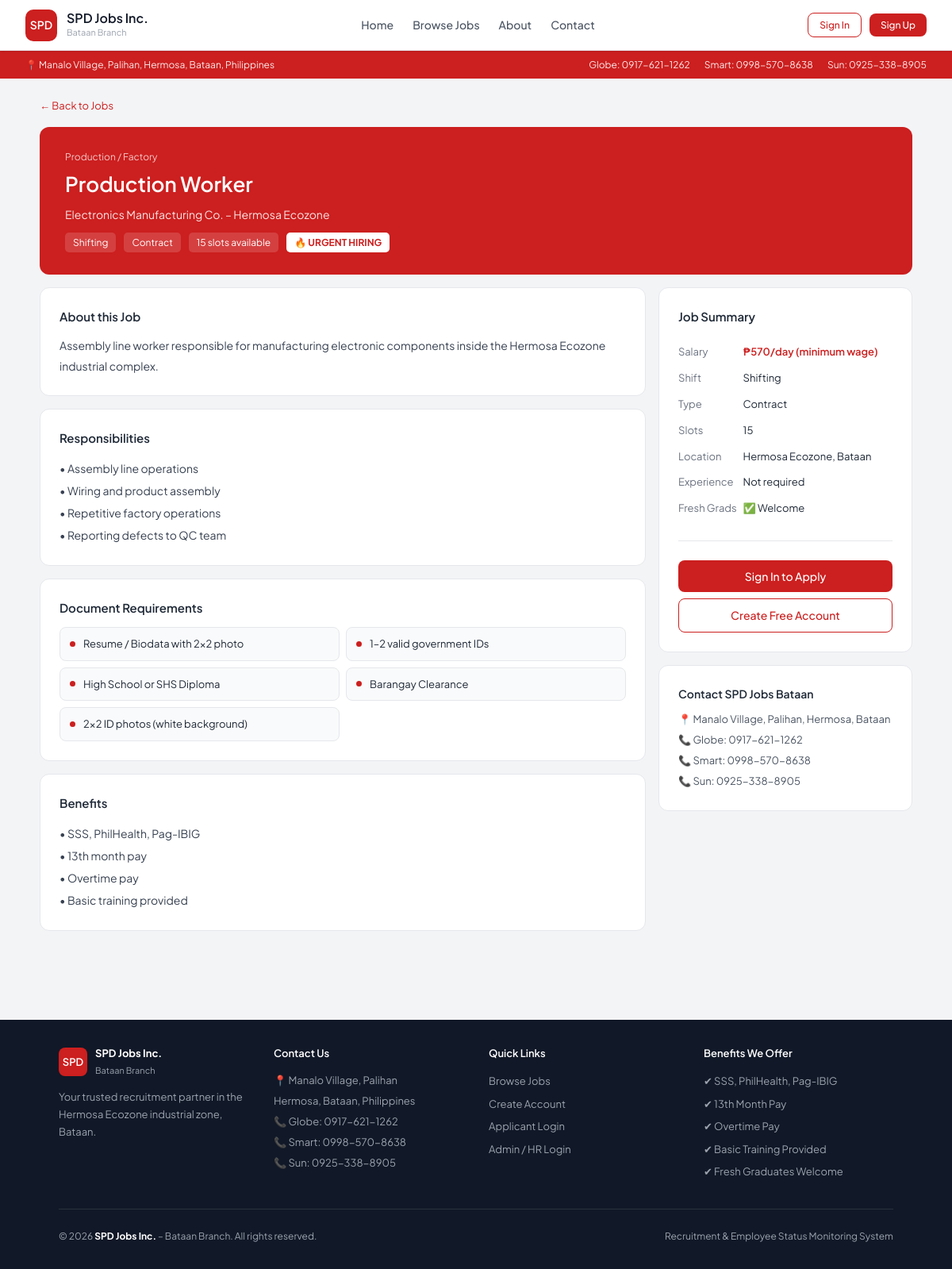
Page /job-detail.php?id=1 on the committed database.
### tables this page shows
CREATE TABLE jobs (
    id INT AUTO_INCREMENT PRIMARY KEY,
    category_id INT,
    title VARCHAR(150) NOT NULL,
    company VARCHAR(150),
    location VARCHAR(200) DEFAULT 'Hermosa Ecozone, Bataan',
    shift ENUM('Day Shift','Night Shift','Shifting','Any') DEFAULT 'Shifting',
    employment_type ENUM('Contract','Project-based','Regular') DEFAULT 'Contract',
    salary_min DECIMAL(10,2),
    salary_max DECIMAL(10,2),
    salary_display VARCHAR(100),
    slots INT DEFAULT 1,
    description TEXT,
    responsibilities TEXT,
    requirements TEXT,
    benefits TEXT,
    experience_required TINYINT(1) DEFAULT 0,
    accepts_fresh_grad TINYINT(1) DEFAULT 1,
    is_urgent TINYINT(1) DEFAULT 0,
    is_featured TINYINT(1) DEFAULT 0,
    status ENUM('open','closed','paused') DEFAULT 'open',
    deadline DATE,
    created_by INT,
    created_at TIMESTAMP DEFAULT CURRENT_TIMESTAMP,
    updated_at TIMESTAMP DEFAULT CURRENT_TIMESTAMP ON UPDATE CURRENT_TIMESTAMP,
    FOREIGN KEY (category_id) REFERENCES job_categories(id) ON DELETE SET NULL,
    FOREIGN KEY (created_by) REFERENCES admins(id) ON DELETE SET NULL
);

CREATE TABLE job_categories (
    id INT AUTO_INCREMENT PRIMARY KEY,
    name VARCHAR(100) NOT NULL,
    description TEXT,
    created_at TIMESTAMP DEFAULT CURRENT_TIMESTAMP
);

### includes/config.php (called while the page is built, shortened)
<?php
function isLoggedIn() {
    return isset($_SESSION['user_id']) && !empty($_SESSION['user_id']);
}

### job-detail.php (the view, shortened to what this page needs)
<?php
require_once 'includes/header.php';
$db = getDB();
$id = isset($_GET['id']) ? (int)$_GET['id'] : 0;
$stmt = $db->prepare("SELECT j.*, c.name as cat_name FROM jobs j LEFT JOIN job_categories c ON j.category_id=c.id WHERE j.id=? AND j.status='open'");
$stmt->bind_param('i', $id);
$stmt->execute();
$job = $stmt->get_result()->fetch_assoc();
$alreadyApplied = false;
?>
<div class="container page-wrap">
    <p class="text-sm text-muted mb-2"><a href="jobs.php">← Back to Jobs</a></p>
    <div style="background:var(--red);border-radius:var(--radius);padding:1.75rem 2rem;color:#fff;margin-bottom:1rem;">
        <p style="font-size:12px;opacity:0.75;margin-bottom:4px;"><?= htmlspecialchars($job['cat_name'] ?? '') ?></p>
        <h1 style="font-size:26px;font-weight:600;margin-bottom:6px;"><?= htmlspecialchars($job['title']) ?></h1>
        <p style="font-size:14px;opacity:0.88;"><?= htmlspecialchars($job['company']) ?></p>
        <div style="display:flex;gap:10px;flex-wrap:wrap;margin-top:12px;">
            <span style="background:rgba(255,255,255,0.15);border-radius:5px;padding:3px 10px;font-size:12px;"><?= $job['shift'] ?></span>
            <span style="background:rgba(255,255,255,0.15);border-radius:5px;padding:3px 10px;font-size:12px;"><?= $job['employment_type'] ?></span>
            <span style="background:rgba(255,255,255,0.15);border-radius:5px;padding:3px 10px;font-size:12px;"><?= $job['slots'] ?> slot<?= $job['slots']!=1?'s':'' ?> available</span>
            <?php if ($job['is_urgent']): ?><span style="background:#fff;color:var(--red);border-radius:5px;padding:3px 10px;font-size:12px;font-weight:700;">🔥 URGENT HIRING</span><?php endif; ?>
        </div>
    </div>
    <div style="display:grid;grid-template-columns:1fr 320px;gap:1rem;align-items:start;">
        <div>
            <div class="card">
                <h3 style="font-size:15px;font-weight:600;margin-bottom:0.75rem;">About this Job</h3>
                <p style="font-size:14px;color:var(--gray-700);line-height:1.8;"><?= nl2br(htmlspecialchars($job['description'])) ?></p>
            </div>
            <div class="card">
                <h3 style="font-size:15px;font-weight:600;margin-bottom:0.75rem;">Responsibilities</h3>
                <div style="font-size:14px;color:var(--gray-700);line-height:2;"><?= nl2br(htmlspecialchars($job['responsibilities'])) ?></div>
            </div>
            <div class="card">
                <h3 style="font-size:15px;font-weight:600;margin-bottom:0.75rem;">Document Requirements</h3>
                <div class="req-grid">
                    <?php foreach (explode("\n", $job['requirements']) as $req):
                        $req = trim($req, "• \n\r");
                        if (!$req) continue; ?>
                    <div class="req-item"><div class="req-dot"></div><?= htmlspecialchars($req) ?></div>
                    <?php endforeach; ?>
                </div>
            </div>
            <div class="card">
                <h3 style="font-size:15px;font-weight:600;margin-bottom:0.75rem;">Benefits</h3>
                <div style="font-size:14px;color:var(--gray-700);line-height:2;"><?= nl2br(htmlspecialchars($job['benefits'])) ?></div>
            </div>
        </div>
        <div style="position:sticky;top:80px;">
            <div class="card">
                <h3 style="font-size:15px;font-weight:600;margin-bottom:1rem;">Job Summary</h3>
                <table style="width:100%;font-size:13px;border-collapse:collapse;">
                    <tr><td style="padding:6px 0;color:var(--gray-500);">Salary</td><td style="padding:6px 0;font-weight:600;color:var(--red);"><?= htmlspecialchars($job['salary_display']) ?></td></tr>
                    <tr><td style="padding:6px 0;color:var(--gray-500);">Shift</td><td style="padding:6px 0;"><?= $job['shift'] ?></td></tr>
                    <tr><td style="padding:6px 0;color:var(--gray-500);">Type</td><td style="padding:6px 0;"><?= $job['employment_type'] ?></td></tr>
                    <tr><td style="padding:6px 0;color:var(--gray-500);">Slots</td><td style="padding:6px 0;"><?= $job['slots'] ?></td></tr>
                    <tr><td style="padding:6px 0;color:var(--gray-500);">Location</td><td style="padding:6px 0;"><?= htmlspecialchars($job['location']) ?></td></tr>
                    <tr><td style="padding:6px 0;color:var(--gray-500);">Experience</td><td style="padding:6px 0;"><?= $job['experience_required'] ? 'Required' : 'Not required' ?></td></tr>
                    <tr><td style="padding:6px 0;color:var(--gray-500);">Fresh Grads</td><td style="padding:6px 0;"><?= $job['accepts_fresh_grad'] ? '✅ Welcome' : '❌ No' ?></td></tr>
                </table>
                <hr class="divider">
                <?php if ($alreadyApplied): ?>
                    <div class="alert alert-success">✅ You have already applied for this job. <a href="dashboard.php">View status →</a></div>
                <?php elseif (isLoggedIn()): ?>
                    <a href="apply.php?job_id=<?= $job['id'] ?>" class="btn btn-primary btn-block">Apply for this Job</a>
                <?php else: ?>
                    <a href="login.php?redirect=apply.php?job_id=<?= $job['id'] ?>" class="btn btn-primary btn-block">Sign In to Apply</a>
                    <a href="register.php" class="btn btn-secondary btn-block mt-1">Create Free Account</a>
                <?php endif; ?>
            </div>
            <div class="card" style="margin-top:1rem;">
                <h3 style="font-size:14px;font-weight:600;margin-bottom:8px;">Contact SPD Jobs Bataan</h3>
                <p style="font-size:13px;color:var(--gray-600);line-height:2;">
                    📍 Manalo Village, Palihan, Hermosa, Bataan<br>
                    📞 Globe: <?= COMPANY_GLOBE ?><br>
                    📞 Smart: <?= COMPANY_SMART ?><br>
                    📞 Sun: <?= COMPANY_SUN ?>
                </p>
            </div>
        </div>
    </div>
</div>
<?php require_once 'includes/footer.php'; ?>

### assets/css/style.css (style rules this page uses)
:root { --red: #CC1F1F; --red-dark: #8B1414; --red-mid: #E24B4A; --red-light: #FCEBEB; --red-lighter: #FEF2F2; --white: #FFFFFF; --gray-50: #F9FAFB; --gray-100: #F3F4F6; --gray-200: #E5E7EB; --gray-300: #D1D5DB; --gray-400: #9CA3AF; --gray-500: #6B7280; --gray-600: #4B5563; --gray-700: #374151; --gray-800: #1F2937; --gray-900: #111827; --green: #059669; --green-light: #ECFDF5; --amber: #D97706; --amber-light: #FFFBEB; --blue: #2563EB; --blue-light: #EFF6FF; --purple: #7C3AED; --purple-light: #F5F3FF; --radius: 12px; --radius-sm: 8px; --shadow: 0 1px 3px rgba(0,0,0,0.08), 0 1px 2px rgba(0,0,0,0.05); --shadow-md: 0 4px 6px rgba(0,0,0,0.07), 0 2px 4px rgba(0,0,0,0.05); }
*,*::before,*::after { box-sizing: border-box; margin: 0; padding: 0; }
html { scroll-behavior: smooth; }
body { font-family: 'Plus Jakarta Sans', sans-serif; background: var(--gray-100); color: var(--gray-800); font-size: 15px; line-height: 1.6; min-height: 100vh; }
a { color: var(--red); text-decoration: none; }
.btn { display: inline-flex; align-items: center; justify-content: center; gap: 6px; padding: 9px 20px; border-radius: var(--radius-sm); font-size: 14px; font-weight: 500; cursor: pointer; border: none; transition: all 0.15s; font-family: inherit; }
.btn-primary { background: var(--red); color: var(--white); }
.btn-secondary { background: var(--white); color: var(--red); border: 1.5px solid var(--red); }
.btn-block { width: 100%; }
.container { max-width: 1100px; margin: 0 auto; padding: 0 1.5rem; }
.card { background: var(--white); border: 1px solid var(--gray-200); border-radius: var(--radius); padding: 1.5rem; }
.card + .card { margin-top: 1rem; }
.req-grid { display: grid; grid-template-columns: 1fr 1fr; gap: 8px; }
.req-item { display: flex; align-items: center; gap: 10px; padding: 10px 12px; background: var(--gray-50); border: 1px solid var(--gray-200); border-radius: var(--radius-sm); font-size: 13px; }
.req-dot { width: 7px; height: 7px; border-radius: 50%; background: var(--red); flex-shrink: 0; }
.mt-1 { margin-top: 0.5rem; }
.mb-2 { margin-bottom: 1rem; }
.text-muted { color: var(--gray-500); }
.text-sm { font-size: 13px; }
.divider { border: none; border-top: 1px solid var(--gray-200); margin: 1.5rem 0; }
.page-wrap { padding: 1.5rem 0 3rem; }

### rows in the picture
jobs: category.name "Production / Factory", title "Production Worker", company "Electronics Manufacturing Co. – Hermosa Ecozone", shift "Shifting", employment_type "Contract", slots "15", description "Assembly line worker responsible for manufacturing electronic components inside the Hermosa Ecozone industrial complex.", responsibilities "• Assembly line operations • Wiring and product assembly • Repetitive factory operations • Reporting defects to QC team", requirements "Resume / Biodata with 2x2 photo", requirements "1–2 valid government IDs", requirements "High School or SHS Diploma", requirements "Barangay Clearance", requirements "2x2 ID photos (white background)", benefits "• SSS, PhilHealth, Pag-IBIG • 13th month pay • Overtime pay • Basic training provided", salary_display "₱570/day (minimum wage)", location "Hermosa Ecozone, Bataan"

### other values in the picture
COMPANY_ADDRESS "Manalo Village, Palihan, Hermosa, Bataan, Philippines"
COMPANY_GLOBE "0917-621-1262"
COMPANY_SMART "0998-570-8638"
COMPANY_SUN "0925-338-8905"
